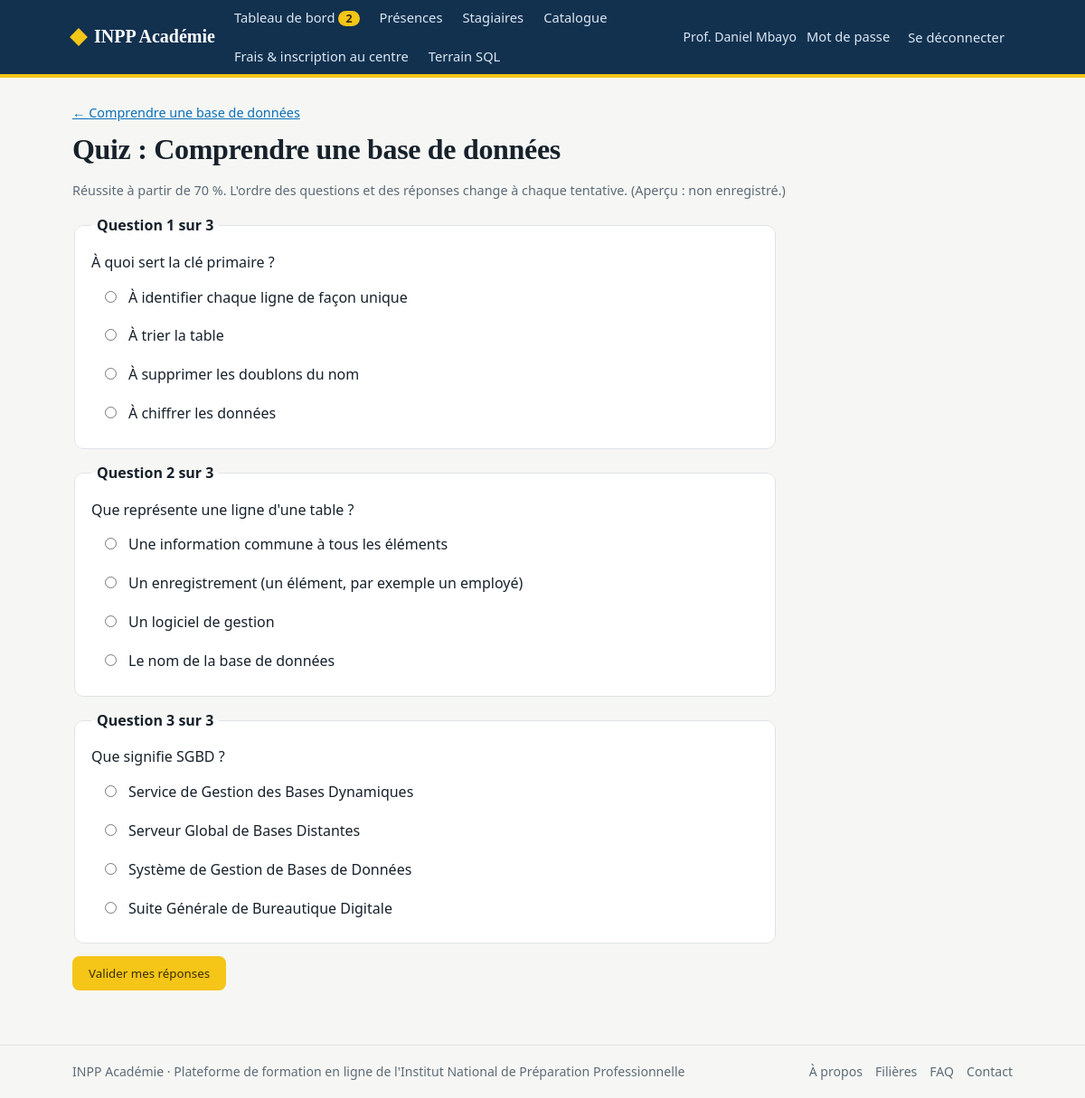
/lecon/1/quiz (signed in), run on the app's committed database.
### tables this page shows
CREATE TABLE users (
    id INTEGER PRIMARY KEY AUTOINCREMENT,
    full_name TEXT NOT NULL,
    email TEXT NOT NULL UNIQUE,
    password_hash TEXT NOT NULL,
    role TEXT NOT NULL CHECK (role IN ('formateur', 'stagiaire', 'secretaire')),
    must_change_password INTEGER NOT NULL DEFAULT 0,
    created_by INTEGER REFERENCES users(id) ON DELETE SET NULL,
    created_at TEXT NOT NULL DEFAULT (datetime('now'))
);

CREATE TABLE lessons (
    id INTEGER PRIMARY KEY AUTOINCREMENT,
    course_id INTEGER NOT NULL REFERENCES courses(id) ON DELETE CASCADE,
    position INTEGER NOT NULL,
    title TEXT NOT NULL,
    content TEXT NOT NULL DEFAULT '',
    image TEXT
);

CREATE TABLE courses (
    id INTEGER PRIMARY KEY AUTOINCREMENT,
    title TEXT NOT NULL,
    category TEXT NOT NULL DEFAULT 'Général',
    level TEXT NOT NULL DEFAULT 'Débutant',
    description TEXT NOT NULL DEFAULT '',
    fee_amount REAL NOT NULL DEFAULT 0,
    currency TEXT NOT NULL DEFAULT 'USD',
    pass_mark INTEGER NOT NULL DEFAULT 70,
    published INTEGER NOT NULL DEFAULT 1,
    trainer_id INTEGER NOT NULL REFERENCES users(id),
    created_at TEXT NOT NULL DEFAULT (datetime('now'))
);

CREATE TABLE questions (
    id INTEGER PRIMARY KEY AUTOINCREMENT,
    lesson_id INTEGER NOT NULL REFERENCES lessons(id) ON DELETE CASCADE,
    text TEXT NOT NULL,
    option_a TEXT NOT NULL,
    option_b TEXT NOT NULL,
    option_c TEXT NOT NULL,
    option_d TEXT NOT NULL,
    correct TEXT NOT NULL CHECK (correct IN ('A', 'B', 'C', 'D')),
    explanation TEXT NOT NULL DEFAULT ''
);

### app.py (the view, shortened to what this page needs)
@app.route("/lecon/<int:lesson_id>/quiz", methods=["GET", "POST"])
@login_required
def quiz(lesson_id):
    les = get_lesson(lesson_id)
    course = get_course(les["course_id"])
    mode = course_access(course)
    conn = get_db()
    prog = progress_of(g.user["id"], course["id"])
    if mode == "learner" and not lesson_unlocked(prog["lessons"], prog["done"], lesson_id):
        return redirect(url_for("learn", course_id=course["id"]))
    questions = conn.execute("SELECT * FROM questions WHERE lesson_id=? ORDER BY id", (lesson_id,)).fetchall()
    if not questions:
        flash("Cette leçon n'a pas encore de quiz.", "info")
        return redirect(url_for("lesson", lesson_id=lesson_id))
    if request.method == "GET":
        shuffled = []
        for q in random.sample(list(questions), len(questions)):
            opts = [(k, q["option_" + k.lower()]) for k in "ABCD"]
            random.shuffle(opts)
            shuffled.append({"q": q, "opts": opts})
        return render_template("quiz.html", lesson=les, course=course, items=shuffled, mode=mode)

### app.py (called while the page is built, shortened)
def get_db():
    if "db" not in g:
        g.db = database.connect()
    return g.db

def csrf_field():
    if "_csrf" not in session:
        session["_csrf"] = secrets.token_hex(16)
    from markupsafe import Markup
    return Markup(f'<input type="hidden" name="_csrf" value="{session["_csrf"]}">')

@app.before_request
def csrf_protect():
    if request.method == "POST":
        sent = request.form.get("_csrf", "")
        if not sent or not secrets.compare_digest(sent, session.get("_csrf", "")):
            abort(400, "Formulaire expiré. Rechargez la page et recommencez.")

@app.before_request
def load_user():
    g.user = None
    uid = session.get("uid")
    if uid:
        g.user = get_db().execute("SELECT * FROM users WHERE id=?", (uid,)).fetchone()
        if g.user is None:
            session.clear()
    if (g.user and g.user["must_change_password"]
            and request.endpoint not in ("change_password", "logout", "static")):
        return redirect(url_for("change_password"))

@app.context_processor
def inject_nav():
    pending = 0
    if g.get("user") and g.user["role"] == "formateur":
        pending = get_db().execute(
            "SELECT COUNT(*) FROM enrollments e JOIN courses c ON c.id=e.course_id "
            "WHERE c.trainer_id=? AND e.status='pending'", (g.user["id"],)).fetchone()[0]
    return {"pending_total": pending}

def login_required(view):
    @wraps(view)
    def wrapped(*a, **kw):
        if not g.user:
            flash("Connectez-vous pour continuer.", "info")
            return redirect(url_for("login", next=request.path))
        return view(*a, **kw)
    return wrapped

def get_course(course_id):
    row = get_db().execute(
        "SELECT c.*, u.full_name AS trainer_name FROM courses c JOIN users u ON u.id=c.trainer_id "
        "WHERE c.id=?", (course_id,)).fetchone()
    if row is None:
        abort(404)
    return row

def get_lesson(lesson_id):
    row = get_db().execute("SELECT * FROM lessons WHERE id=?", (lesson_id,)).fetchone()
    if row is None:
        abort(404)
    return row

def lessons_of(course_id):
    return get_db().execute("SELECT * FROM lessons WHERE course_id=? ORDER BY position, id",
                            (course_id,)).fetchall()

def course_access(course):
    if g.user["role"] == "formateur":
        if g.user["id"] != course["trainer_id"]:
            abort(403)
        return "preview"

### templates/quiz.html
{% extends "base.html" %}{% block title %}Quiz · {{ lesson.title }}{% endblock %}
{% block content %}
<div class="crumbs"><a href="{{ url_for('lesson', lesson_id=lesson.id) }}">← {{ lesson.title }}</a></div>
<h1>Quiz : {{ lesson.title }}</h1>
<p class="meta">Réussite à partir de {{ course.pass_mark }} %. L'ordre des questions et des réponses change à chaque tentative.{% if mode == 'preview' %} (Aperçu : non enregistré.){% endif %}</p>
<form method="post" class="form wide" style="max-width:780px">{{ csrf_field() }}
{% for it in items %}
  <fieldset class="q" style="border:1px solid var(--line)"><legend style="font-weight:700;padding:0 6px">Question {{ loop.index }} sur {{ items|length }}</legend>
    <p style="margin:0 0 6px">{{ it.q.text }}</p>
    {% for key, text in it.opts %}<label class="opt"><input type="radio" name="q_{{ it.q.id }}" value="{{ key }}" required><span>{{ text }}</span></label>{% endfor %}
  </fieldset>
{% endfor %}
<button class="btn sun">Valider mes réponses</button>
</form>
{% endblock %}

### templates/base.html (shortened to what this page needs)
<!doctype html>
<html lang="fr">
<head>
<link rel="stylesheet" href="{{ url_for('static', filename='style.css') }}">
</head>
<body>
<header class="topbar noprint"><div class="wrap">
  <a class="brand" href="{{ url_for('index') }}"><i></i>INPP Académie</a>
  <nav>
    {% if g.user and g.user.role == 'formateur' %}
      <a href="{{ url_for('trainer_dashboard') }}">Tableau de bord{% if pending_total %}<span class="badge">{{ pending_total }}</span>{% endif %}</a>
      <a href="{{ url_for('sections_list') }}">Présences</a>
      <a href="{{ url_for('learners') }}">Stagiaires</a>
      <a href="{{ url_for('catalogue') }}">Catalogue</a>
    {% elif g.user and g.user.role == 'secretaire' %}
      <a href="{{ url_for('sec_dashboard') }}">Secrétariat</a>
      <a href="{{ url_for('sec_new') }}">Nouvelle inscription</a>
      <a href="{{ url_for('sec_registry') }}">Registre</a>
      <a href="{{ url_for('sec_jury') }}">Jury</a>
      <a href="{{ url_for('sec_tariffs') }}">Tarifs</a>
    {% elif g.user %}
      <a href="{{ url_for('my_courses') }}">Mes formations</a>
      <a href="{{ url_for('catalogue') }}">Catalogue</a>
    {% else %}
      <a href="{{ url_for('catalogue') }}">Catalogue</a>
      <a href="{{ url_for('filieres_public') }}">Filières</a>
      <a href="{{ url_for('apropos') }}">À propos</a>
    {% endif %}
    {% if not g.user or g.user.role != 'secretaire' %}<a href="{{ url_for('procedure') }}">Frais &amp; inscription au centre</a>{% endif %}
    {% if g.user and g.user.role != 'secretaire' %}<a href="{{ url_for('sql_lab') }}">Terrain SQL</a>{% endif %}
  </nav>
  <div class="who">
    {% if g.user %}
      <span>{{ g.user.full_name }}</span>
      <a class="linkbtn" href="{{ url_for('change_password') }}">Mot de passe</a>
      <form method="post" action="{{ url_for('logout') }}" style="margin:0">{{ csrf_field() }}<button class="linkbtn">Se déconnecter</button></form>
    {% else %}
      <a class="linkbtn" href="{{ url_for('login') }}">Se connecter</a>
      <a class="btn sun small" href="{{ url_for('register') }}">Créer un compte</a>
    {% endif %}
  </div>
</div></header>
<main><div class="wrap">
  {% block content %}{% endblock %}
</div></main>
<footer class="noprint"><div class="wrap">
  <div class="row between">
    <span>INPP Académie · Plateforme de formation en ligne de l'Institut National de Préparation Professionnelle</span>
    <nav class="row" style="gap:14px">
      <a href="{{ url_for('apropos') }}">À propos</a>
      <a href="{{ url_for('filieres_public') }}">Filières</a>
      <a href="{{ url_for('faq') }}">FAQ</a>
      <a href="{{ url_for('contact') }}">Contact</a>
    </nav>
  </div>
</div></footer>
</body>
</html>

### static/style.css (style rules this page uses)
:root { --ink:#17212b;--muted:#5d6b78;--navy:#12314f;--river:#0b6fb8;--sun:#f5c518;--paper:#f6f7f4;--card:#fff;--line:#dfe3e6;--ok:#1f7a4d;--okbg:#e6f4ec;--bad:#b3261e;--badbg:#fdeceb;--warn:#7a5a00;--warnbg:#fff4cc;--infobg:#e7f1fa }
* { box-sizing:border-box }
body { margin:0;font:16px/1.55 "Segoe UI",Roboto,Helvetica,Arial,sans-serif;color:var(--ink);background:var(--paper) }
h1,h2,h3 { font-family:Georgia,"Times New Roman",serif;line-height:1.2;margin:0 0 .5em;letter-spacing:-.01em }
h1 { font-size:2rem }
a { color:var(--river) }
.wrap { max-width:1080px;margin:0 auto;padding:0 20px }
.topbar { background:var(--navy);color:#fff;border-bottom:4px solid var(--sun) }
.topbar .wrap { display:flex;align-items:center;gap:12px;min-height:58px;flex-wrap:wrap }
.brand { font:700 1.25rem Georgia,serif;color:#fff;text-decoration:none;display:flex;align-items:center;gap:10px }
.brand i { width:14px;height:14px;background:var(--sun);display:inline-block;transform:rotate(45deg) }
.topbar nav { display:flex;gap:4px;flex:1;flex-wrap:wrap }
.topbar nav a,.linkbtn { color:#dbe7f3;text-decoration:none;padding:8px 9px;border-radius:6px;font-size:.92rem;background:none;border:0;cursor:pointer;font-family:inherit }
.who { display:flex;align-items:center;gap:2px;font-size:.88rem;color:#dbe7f3 }
.badge { background:var(--sun);color:#3a2d00;border-radius:999px;padding:0 8px;font-size:.78rem;font-weight:700;margin-left:4px }
main { padding:28px 0 60px;min-height:70vh }
footer { border-top:1px solid var(--line);padding:18px 0;color:var(--muted);font-size:.88rem }
footer a { color:var(--muted);text-decoration:none }
footer .row { flex-wrap:wrap;gap:10px }
.meta { color:var(--muted);font-size:.9rem }
.row { display:flex;gap:12px;align-items:center;flex-wrap:wrap }
.between { justify-content:space-between }
.btn { display:inline-block;background:var(--river);color:#fff;border:0;border-radius:8px;padding:10px 18px;font:600 .95rem inherit;font-family:inherit;text-decoration:none;cursor:pointer }
.btn.sun { background:var(--sun);color:#3a2d00 }
label { display:block;font-weight:600;margin:14px 0 5px }
.form { max-width:520px }
.form.wide { max-width:780px }
.q { background:#fff;border:1px solid var(--line);border-radius:10px;padding:16px 18px;margin-bottom:14px }
.opt { display:flex;gap:10px;align-items:flex-start;padding:8px 10px;border-radius:8px;cursor:pointer;font-weight:400;margin:2px 0 }
.opt input { margin-top:5px }
.crumbs { font-size:.9rem;color:var(--muted);margin-bottom:10px }

### data on the page
users: user.full_name "Prof. Daniel Mbayo"
lessons: title "Comprendre une base de données"
courses: pass_mark "70"
questions: q.text "À quoi sert la clé primaire ?", option_b "À identifier chaque ligne de façon unique", option_c "À trier la table", option_d "À supprimer les doublons du nom", option_a "À chiffrer les données"
questions: q.text "Que représente une ligne d'une table ?", option_b "Une information commune à tous les éléments", option_a "Un enregistrement (un élément, par exemple un employé)", option_d "Un logiciel de gestion", option_c "Le nom de la base de données"
questions: q.text "Que signifie SGBD ?", option_d "Service de Gestion des Bases Dynamiques", option_c "Serveur Global de Bases Distantes", option_a "Système de Gestion de Bases de Données", option_b "Suite Générale de Bureautique Digitale"

### other printed values
{{ pending_total }} "2"
{{ items|length }} "3" "3" "3"
